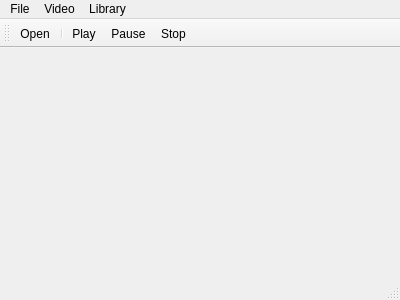
<?xml version="1.0" encoding="UTF-8"?>
<ui version="4.0">
 <class>MainWindow</class>
 <widget class="QMainWindow" name="MainWindow">
  <property name="geometry">
   <rect>
    <x>0</x>
    <y>0</y>
    <width>400</width>
    <height>300</height>
   </rect>
  </property>
  <property name="windowTitle">
   <string>MainWindow</string>
  </property>
  <widget class="QWidget" name="centralWidget"/>
  <widget class="QMenuBar" name="menuBar">
   <property name="geometry">
    <rect>
     <x>0</x>
     <y>0</y>
     <width>400</width>
     <height>26</height>
    </rect>
   </property>
   <widget class="QMenu" name="menuFile">
    <property name="title">
     <string>File</string>
    </property>
    <addaction name="actionOpen"/>
   </widget>
   <widget class="QMenu" name="menuVideo">
    <property name="title">
     <string>Video</string>
    </property>
    <addaction name="actionPlay"/>
    <addaction name="actionPause"/>
    <addaction name="actionStop"/>
   </widget>
   <widget class="QMenu" name="menuLibrary">
    <property name="title">
     <string>Library</string>
    </property>
    <addaction name="actionSetup"/>
    <addaction name="actionManageEPG"/>
    <addaction name="actionClean_the_library"/>
   </widget>
   <addaction name="menuFile"/>
   <addaction name="menuVideo"/>
   <addaction name="menuLibrary"/>
  </widget>
  <widget class="QToolBar" name="mainToolBar">
   <attribute name="toolBarArea">
    <enum>TopToolBarArea</enum>
   </attribute>
   <attribute name="toolBarBreak">
    <bool>false</bool>
   </attribute>
   <addaction name="actionOpen"/>
   <addaction name="separator"/>
   <addaction name="actionPlay"/>
   <addaction name="actionPause"/>
   <addaction name="actionStop"/>
  </widget>
  <widget class="QStatusBar" name="statusBar"/>
  <action name="actionOpen">
   <property name="icon">
    <iconset resource="resources.qrc">
     <normaloff>:/images/icons/folder_page_white.png</normaloff>:/images/icons/folder_page_white.png</iconset>
   </property>
   <property name="text">
    <string>Open</string>
   </property>
   <property name="toolTip">
    <string>Open A File</string>
   </property>
  </action>
  <action name="actionPlay">
   <property name="icon">
    <iconset resource="resources.qrc">
     <normaloff>:/images/icons/control_play.png</normaloff>:/images/icons/control_play.png</iconset>
   </property>
   <property name="text">
    <string>Play</string>
   </property>
  </action>
  <action name="actionPause">
   <property name="icon">
    <iconset resource="resources.qrc">
     <normaloff>:/images/icons/control_pause.png</normaloff>:/images/icons/control_pause.png</iconset>
   </property>
   <property name="text">
    <string>Pause</string>
   </property>
  </action>
  <action name="actionStop">
   <property name="icon">
    <iconset resource="resources.qrc">
     <normaloff>:/images/icons/control_stop.png</normaloff>:/images/icons/control_stop.png</iconset>
   </property>
   <property name="text">
    <string>Stop</string>
   </property>
  </action>
  <action name="actionManageEPG">
   <property name="text">
    <string>Manage subscription</string>
   </property>
  </action>
  <action name="actionClean_the_library">
   <property name="text">
    <string>Update the library</string>
   </property>
  </action>
  <action name="actionSetup">
   <property name="text">
    <string>Connect and setup</string>
   </property>
  </action>
 </widget>
 <layoutdefault spacing="6" margin="11"/>
 <resources>
  <include location="resources.qrc"/>
 </resources>
 <connections/>
</ui>
